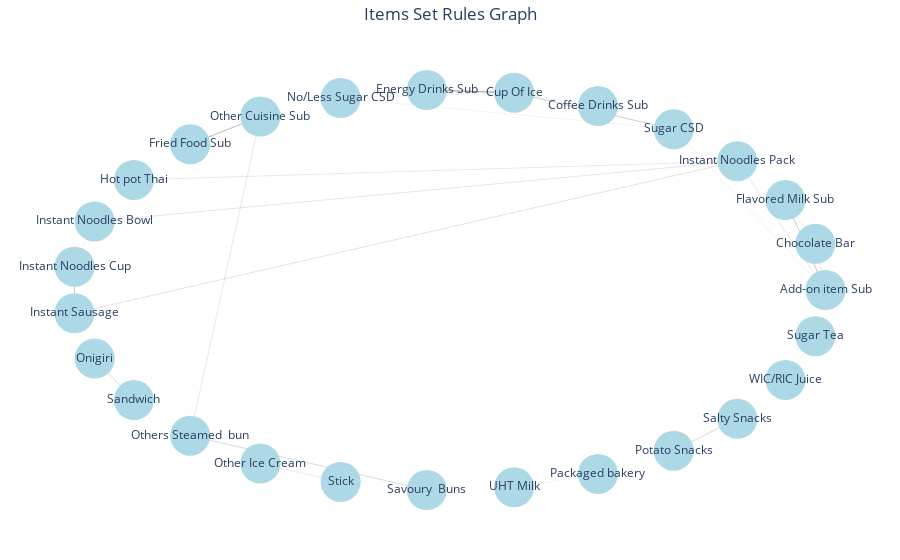

The notebook cell this image was saved under:
### Code cell
import plotly.graph_objects as go
import networkx as nx

# Create an empty directed graph
G = nx.DiGraph()

# Iterate through each row of the DataFrame and add edges to the graph
for index, row in rules.iterrows():
    antecedent = ', '.join(row['antecedents'])
    consequent = ', '.join(row['consequents'])
    support = row['support']
    confidence = row['confidence']
    lift = row['lift']
    conviction = row['conviction']
    # Check if lift is greater than 2 and confidence is greater than 0.1
    if lift >= 2 and confidence > 0.1:
        # Add edges to the graph with the support or confidence as edge weight
        G.add_edge(antecedent, consequent, weight=support)

        # Add support, lift, and confidence as attributes to the nodes
        G.add_node(antecedent, support=support, lift=lift, confidence=confidence, conviction=conviction)
        G.add_node(consequent, support=support, lift=lift, confidence=confidence, conviction=conviction)

# Get the node positions using circular layout
pos = nx.circular_layout(G)

# Create a list of edge traces
edge_traces = []
for edge in G.edges():
    x0, y0 = pos[edge[0]]
    x1, y1 = pos[edge[1]]
    weight = G.get_edge_data(edge[0], edge[1])['weight']
    edge_trace = go.Scatter(x=[x0, x1, None], y=[y0, y1, None],
                            mode='lines', line=dict(width=weight*10, color='black'),
                            hoverinfo='text',
                            hovertext=f"Support: {weight:.3f}",
                            )
    edge_traces.append(edge_trace)

# Create a list of node traces
node_traces = []
for node in G.nodes():
    x, y = pos[node]
    in_edges = G.in_edges(node)
    out_edges = G.out_edges(node)
    text = f"Item: {node}<br>"
    for in_edge in in_edges:
        antecedent = in_edge[0]
        weight = G.get_edge_data(antecedent, node)['weight']
        text += f"Trigger {antecedent} - {node}, Support: {weight:.3f}, Lift: {G.nodes[node]['lift']:.3f}, Confidence: {G.nodes[node]['confidence']:.3f}, Conviction: {G.nodes[node]['conviction']:.3f}<br>"
    for out_edge in out_edges:
        consequent = out_edge[1]
        weight = G.get_edge_data(node, consequent)['weight']
        text += f"Trigger {node} - {consequent}, Support: {weight:.3f}, Lift: {G.nodes[node]['lift']:.3f}, Confidence: {G.nodes[node]['confidence']:.3f}, Conviction: {G.nodes[node]['conviction']:.3f}<br>"
    node_trace = go.Scatter(x=[x], y=[y], mode='markers+text', text=node,
                            marker=dict(size=40, color='lightblue'),
                            hoverinfo='text',
                            hovertext=text
                            )
    node_traces.append(node_trace)

# Create the figure and add the edge and node traces
fig = go.Figure(data=edge_traces + node_traces)

# Set the layout properties
fig.update_layout(title='Items Set Rules Graph', title_x=0.5, showlegend=False, hovermode='closest',
                  plot_bgcolor='white', margin=dict(b=20, l=5, r=5, t=40), xaxis=dict(showgrid=False, zeroline=False,
                  showticklabels=False), yaxis=dict(showgrid=False, zeroline=False, showticklabels=False))

# Show the plot
fig.show()

### Figure 1 — Plotly figure (JSON) as saved in the notebook; plotly's stock layout.template omitted (floating-point values rounded to 4 significant figures)
{"data": [{"hoverinfo": "text", "hovertext": "Support: 0.005", "line": {"color": "black", "width": 0.05402}, "mode": "lines", "type": "scatter", "x": [1, 0.973, null], "y": [3.311e-09, 0.2306, null]}, {"hoverinfo": "text", "hovertext": "Support: 0.012", "line": {"color": "black", "width": 0.1224}, "mode": "lines", "type": "scatter", "x": [1, 0.8936, null], "y": [3.311e-09, 0.4488, null]}, {"hoverinfo": "text", "hovertext": "Support: 0.006", "line": {"color": "black", "width": 0.05843}, "mode": "lines", "type": "scatter", "x": [1, 0.766, null], "y": [3.311e-09, 0.6428, null]}, {"hoverinfo": "text", "hovertext": "Support: 0.006", "line": {"color": "black", "width": 0.05623}, "mode": "lines", "type": "scatter", "x": [1, 0.5972, null], "y": [3.311e-09, 0.8021, null]}, {"hoverinfo": "text", "hovertext": "Support: 0.005", "line": {"color": "black", "width": 0.05402}, "mode": "lines", "type": "scatter", "x": [0.973, 1, null], "y": [0.2306, 3.311e-09, null]}, {"hoverinfo": "text", "hovertext": "Support: 0.006", "line": {"color": "black", "width": 0.06174}, "mode": "lines", "type": "scatter", "x": [0.973, 0.8936, null], "y": [0.2306, 0.4488, null]}, {"hoverinfo": "text", "hovertext": "Support: 0.012", "line": {"color": "black", "width": 0.1224}, "mode": "lines", "type": "scatter", "x": [0.8936, 1, null], "y": [0.4488, 3.311e-09, null]}, {"hoverinfo": "text", "hovertext": "Support: 0.006", "line": {"color": "black", "width": 0.05843}, "mode": "lines", "type": "scatter", "x": [0.766, 1, null], "y": [0.6428, 3.311e-09, null]}, {"hoverinfo": "text", "hovertext": "Support: 0.005", "line": {"color": "black", "width": 0.05402}, "mode": "lines", "type": "scatter", "x": [0.766, -0.8355, null], "y": [0.6428, 0.5495, null]}, {"hoverinfo": "text", "hovertext": "Support: 0.006", "line": {"color": "black", "width": 0.05513}, "mode": "lines", "type": "scatter", "x": [0.766, -0.9397, null], "y": [0.6428, 0.342, null]}, {"hoverinfo": "text", "hovertext": "Support: 0.006", "line": {"color": "black", "width": 0.06395}, "mode": "lines", "type": "scatter", "x": [0.766, -0.9932, null], "y": [0.6428, -0.1161, null]}, {"hoverinfo": "text", "hovertext": "Support: 0.011", "line": {"color": "black", "width": 0.108}, "mode": "lines", "type": "scatter", "x": [0.5972, 0.1736, null], "y": [0.8021, 0.9848, null]}, {"hoverinfo": "text", "hovertext": "Support: 0.006", "line": {"color": "black", "width": 0.06174}, "mode": "lines", "type": "scatter", "x": [0.3961, 0.1736, null], "y": [0.9182, 0.9848, null]}, {"hoverinfo": "text", "hovertext": "Support: 0.023", "line": {"color": "black", "width": 0.2293}, "mode": "lines", "type": "scatter", "x": [0.1736, -0.05814, null], "y": [0.9848, 0.9983, null]}, {"hoverinfo": "text", "hovertext": "Support: 0.011", "line": {"color": "black", "width": 0.108}, "mode": "lines", "type": "scatter", "x": [0.1736, 0.5972, null], "y": [0.9848, 0.8021, null]}, {"hoverinfo": "text", "hovertext": "Support: 0.023", "line": {"color": "black", "width": 0.2293}, "mode": "lines", "type": "scatter", "x": [-0.05814, 0.1736, null], "y": [0.9983, 0.9848, null]}, {"hoverinfo": "text", "hovertext": "Support: 0.007", "line": {"color": "black", "width": 0.07056}, "mode": "lines", "type": "scatter", "x": [-0.2868, 0.1736, null], "y": [0.958, 0.9848, null]}, {"hoverinfo": "text", "hovertext": "Support: 0.005", "line": {"color": "black", "width": 0.05292}, "mode": "lines", "type": "scatter", "x": [-0.2868, 0.5972, null], "y": [0.958, 0.8021, null]}, {"hoverinfo": "text", "hovertext": "Support: 0.015", "line": {"color": "black", "width": 0.1499}, "mode": "lines", "type": "scatter", "x": [-0.5, -0.6862, null], "y": [0.866, 0.7274, null]}, {"hoverinfo": "text", "hovertext": "Support: 0.015", "line": {"color": "black", "width": 0.1499}, "mode": "lines", "type": "scatter", "x": [-0.6862, -0.5, null], "y": [0.7274, 0.866, null]}, {"hoverinfo": "text", "hovertext": "Support: 0.005", "line": {"color": "black", "width": 0.05402}, "mode": "lines", "type": "scatter", "x": [-0.8355, 0.766, null], "y": [0.5495, 0.6428, null]}, {"hoverinfo": "text", "hovertext": "Support: 0.006", "line": {"color": "black", "width": 0.06284}, "mode": "lines", "type": "scatter", "x": [-0.9397, -0.9932, null], "y": [0.342, 0.1161, null]}, {"hoverinfo": "text", "hovertext": "Support: 0.006", "line": {"color": "black", "width": 0.05513}, "mode": "lines", "type": "scatter", "x": [-0.9397, 0.766, null], "y": [0.342, 0.6428, null]}, {"hoverinfo": "text", "hovertext": "Support: 0.010", "line": {"color": "black", "width": 0.1047}, "mode": "lines", "type": "scatter", "x": [-0.9932, -0.9932, null], "y": [0.1161, -0.1161, null]}, {"hoverinfo": "text", "hovertext": "Support: 0.010", "line": {"color": "black", "width": 0.1047}, "mode": "lines", "type": "scatter", "x": [-0.9932, -0.9932, null], "y": [-0.1161, 0.1161, null]}, {"hoverinfo": "text", "hovertext": "Support: 0.006", "line": {"color": "black", "width": 0.06395}, "mode": "lines", "type": "scatter", "x": [-0.9932, 0.766, null], "y": [-0.1161, 0.6428, null]}, {"hoverinfo": "text", "hovertext": "Support: 0.008", "line": {"color": "black", "width": 0.08049}, "mode": "lines", "type": "scatter", "x": [-0.9397, -0.8355, null], "y": [-0.342, -0.5495, null]}, {"hoverinfo": "text", "hovertext": "Support: 0.008", "line": {"color": "black", "width": 0.08049}, "mode": "lines", "type": "scatter", "x": [-0.8355, -0.9397, null], "y": [-0.5495, -0.342, null]}, {"hoverinfo": "text", "hovertext": "Support: 0.010", "line": {"color": "black", "width": 0.09592}, "mode": "lines", "type": "scatter", "x": [-0.6862, -0.5, null], "y": [-0.7274, 0.866, null]}, {"hoverinfo": "text", "hovertext": "Support: 0.008", "line": {"color": "black", "width": 0.08049}, "mode": "lines", "type": "scatter", "x": [-0.6862, -0.05814, null], "y": [-0.7274, -0.9983, null]}, {"hoverinfo": "text", "hovertext": "Support: 0.005", "line": {"color": "black", "width": 0.05072}, "mode": "lines", "type": "scatter", "x": [-0.5, -0.2868, null], "y": [-0.866, -0.958, null]}, {"hoverinfo": "text", "hovertext": "Support: 0.005", "line": {"color": "black", "width": 0.05072}, "mode": "lines", "type": "scatter", "x": [-0.2868, -0.5, null], "y": [-0.958, -0.866, null]}, {"hoverinfo": "text", "hovertext": "Support: 0.008", "line": {"color": "black", "width": 0.08049}, "mode": "lines", "type": "scatter", "x": [-0.05814, -0.6862, null], "y": [-0.9983, -0.7274, null]}, {"hoverinfo": "text", "hovertext": "Support: 0.006", "line": {"color": "black", "width": 0.05843}, "mode": "lines", "type": "scatter", "x": [0.1736, 0.3961, null], "y": [-0.9848, -0.9182, null]}, {"hoverinfo": "text", "hovertext": "Support: 0.009", "line": {"color": "black", "width": 0.086}, "mode": "lines", "type": "scatter", "x": [0.5972, 0.766, null], "y": [-0.8021, -0.6428, null]}, {"hoverinfo": "text", "hovertext": "Support: 0.009", "line": {"color": "black", "width": 0.086}, "mode": "lines", "type": "scatter", "x": [0.766, 0.5972, null], "y": [-0.6428, -0.8021, null]}, {"hoverinfo": "text", "hovertext": "Support: 0.007", "line": {"color": "black", "width": 0.06505}, "mode": "lines", "type": "scatter", "x": [0.8936, 0.973, null], "y": [-0.4488, -0.2306, null]}, {"hoverinfo": "text", "hovertext": "Item: Add-on item Sub<br>Trigger Chocolate Bar - Add-on item Sub, Support: 0.005, Lift: 2.398, Confidence: 0.140, Conviction: 1.156<br>Trigger Flavored Milk Sub - Add-on item Sub, Support: 0.012, Lift: 2.398, Confidence: 0.140, Conviction: 1.156<br>Trigger Instant Noodles Pack - Add-on item Sub, Support: 0.006, Lift: 2.398, Confidence: 0.140, Conviction: 1.156<br>Trigger Add-on item Sub - Chocolate Bar, Support: 0.005, Lift: 2.398, Confidence: 0.140, Conviction: 1.156<br>Trigger Add-on item Sub - Flavored Milk Sub, Support: 0.012, Lift: 2.398, Confidence: 0.140, Conviction: 1.156<br>Trigger Add-on item Sub - Instant Noodles Pack, Support: 0.006, Lift: 2.398, Confidence: 0.140, Conviction: 1.156<br>Trigger Add-on item Sub - Sugar CSD, Support: 0.006, Lift: 2.398, Confidence: 0.140, Conviction: 1.156<br>", "marker": {"color": "lightblue", "size": 40}, "mode": "markers+text", "text": "Add-on item Sub", "type": "scatter", "x": [1], "y": [3.311e-09]}, {"hoverinfo": "text", "hovertext": "Item: Chocolate Bar<br>Trigger Add-on item Sub - Chocolate Bar, Support: 0.005, Lift: 2.148, Confidence: 0.144, Conviction: 1.161<br>Trigger Chocolate Bar - Add-on item Sub, Support: 0.005, Lift: 2.148, Confidence: 0.144, Conviction: 1.161<br>Trigger Chocolate Bar - Flavored Milk Sub, Support: 0.006, Lift: 2.148, Confidence: 0.144, Conviction: 1.161<br>", "marker": {"color": "lightblue", "size": 40}, "mode": "markers+text", "text": "Chocolate Bar", "type": "scatter", "x": [0.973], "y": [0.2306]}, {"hoverinfo": "text", "hovertext": "Item: Flavored Milk Sub<br>Trigger Add-on item Sub - Flavored Milk Sub, Support: 0.012, Lift: 2.148, Confidence: 0.144, Conviction: 1.161<br>Trigger Chocolate Bar - Flavored Milk Sub, Support: 0.006, Lift: 2.148, Confidence: 0.144, Conviction: 1.161<br>Trigger Flavored Milk Sub - Add-on item Sub, Support: 0.012, Lift: 2.148, Confidence: 0.144, Conviction: 1.161<br>", "marker": {"color": "lightblue", "size": 40}, "mode": "markers+text", "text": "Flavored Milk Sub", "type": "scatter", "x": [0.8936], "y": [0.4488]}, {"hoverinfo": "text", "hovertext": "Item: Instant Noodles Pack<br>Trigger Add-on item Sub - Instant Noodles Pack, Support: 0.006, Lift: 6.111, Confidence: 0.142, Conviction: 1.158<br>Trigger Hot pot Thai - Instant Noodles Pack, Support: 0.005, Lift: 6.111, Confidence: 0.142, Conviction: 1.158<br>Trigger Instant Noodles Bowl - Instant Noodles Pack, Support: 0.006, Lift: 6.111, Confidence: 0.142, Conviction: 1.158<br>Trigger Instant Sausage - Instant Noodles Pack, Support: 0.006, Lift: 6.111, Confidence: 0.142, Conviction: 1.158<br>Trigger Instant Noodles Pack - Add-on item Sub, Support: 0.006, Lift: 6.111, Confidence: 0.142, Conviction: 1.158<br>Trigger Instant Noodles Pack - Hot pot Thai, Support: 0.005, Lift: 6.111, Confidence: 0.142, Conviction: 1.158<br>Trigger Instant Noodles Pack - Instant Noodles Bowl, Support: 0.006, Lift: 6.111, Confidence: 0.142, Conviction: 1.158<br>Trigger Instant Noodles Pack - Instant Sausage, Support: 0.006, Lift: 6.111, Confidence: 0.142, Conviction: 1.158<br>", "marker": {"color": "lightblue", "size": 40}, "mode": "markers+text", "text": "Instant Noodles Pack", "type": "scatter", "x": [0.766], "y": [0.6428]}, {"hoverinfo": "text", "hovertext": "Item: Sugar CSD<br>Trigger Add-on item Sub - Sugar CSD, Support: 0.006, Lift: 2.340, Confidence: 0.137, Conviction: 1.152<br>Trigger Cup Of Ice - Sugar CSD, Support: 0.011, Lift: 2.340, Confidence: 0.137, Conviction: 1.152<br>Trigger No/Less Sugar CSD - Sugar CSD, Support: 0.005, Lift: 2.340, Confidence: 0.137, Conviction: 1.152<br>Trigger Sugar CSD - Cup Of Ice, Support: 0.011, Lift: 2.340, Confidence: 0.137, Conviction: 1.152<br>", "marker": {"color": "lightblue", "size": 40}, "mode": "markers+text", "text": "Sugar CSD", "type": "scatter", "x": [0.5972], "y": [0.8021]}, {"hoverinfo": "text", "hovertext": "Item: Coffee Drinks Sub<br>Trigger Coffee Drinks Sub - Cup Of Ice, Support: 0.006, Lift: 2.353, Confidence: 0.186, Conviction: 1.221<br>", "marker": {"color": "lightblue", "size": 40}, "mode": "markers+text", "text": "Coffee Drinks Sub", "type": "scatter", "x": [0.3961], "y": [0.9182]}, {"hoverinfo": "text", "hovertext": "Item: Cup Of Ice<br>Trigger Coffee Drinks Sub - Cup Of Ice, Support: 0.006, Lift: 2.339, Confidence: 0.185, Conviction: 1.214<br>Trigger Energy Drinks Sub - Cup Of Ice, Support: 0.023, Lift: 2.339, Confidence: 0.185, Conviction: 1.214<br>Trigger No/Less Sugar CSD - Cup Of Ice, Support: 0.007, Lift: 2.339, Confidence: 0.185, Conviction: 1.214<br>Trigger Sugar CSD - Cup Of Ice, Support: 0.011, Lift: 2.339, Confidence: 0.185, Conviction: 1.214<br>Trigger Cup Of Ice - Energy Drinks Sub, Support: 0.023, Lift: 2.339, Confidence: 0.185, Conviction: 1.214<br>Trigger Cup Of Ice - Sugar CSD, Support: 0.011, Lift: 2.339, Confidence: 0.185, Conviction: 1.214<br>", "marker": {"color": "lightblue", "size": 40}, "mode": "markers+text", "text": "Cup Of Ice", "type": "scatter", "x": [0.1736], "y": [0.9848]}, {"hoverinfo": "text", "hovertext": "Item: Energy Drinks Sub<br>Trigger Cup Of Ice - Energy Drinks Sub, Support: 0.023, Lift: 3.435, Confidence: 0.272, Conviction: 1.341<br>Trigger Energy Drinks Sub - Cup Of Ice, Support: 0.023, Lift: 3.435, Confidence: 0.272, Conviction: 1.341<br>", "marker": {"color": "lightblue", "size": 40}, "mode": "markers+text", "text": "Energy Drinks Sub", "type": "scatter", "x": [-0.05814], "y": [0.9983]}, {"hoverinfo": "text", "hovertext": "Item: No/Less Sugar CSD<br>Trigger No/Less Sugar CSD - Cup Of Ice, Support: 0.007, Lift: 2.340, Confidence: 0.137, Conviction: 1.152<br>Trigger No/Less Sugar CSD - Sugar CSD, Support: 0.005, Lift: 2.340, Confidence: 0.137, Conviction: 1.152<br>", "marker": {"color": "lightblue", "size": 40}, "mode": "markers+text", "text": "No/Less Sugar CSD", "type": "scatter", "x": [-0.2868], "y": [0.958]}, {"hoverinfo": "text", "hovertext": "Item: Other Cuisine Sub<br>Trigger Fried Food Sub - Other Cuisine Sub, Support: 0.015, Lift: 2.188, Confidence: 0.227, Conviction: 1.281<br>Trigger Others Steamed  bun - Other Cuisine Sub, Support: 0.010, Lift: 2.188, Confidence: 0.227, Conviction: 1.281<br>Trigger Other Cuisine Sub - Fried Food Sub, Support: 0.015, Lift: 2.188, Confidence: 0.227, Conviction: 1.281<br>", "marker": {"color": "lightblue", "size": 40}, "mode": "markers+text", "text": "Other Cuisine Sub", "type": "scatter", "x": [-0.5], "y": [0.866]}, {"hoverinfo": "text", "hovertext": "Item: Fried Food Sub<br>Trigger Other Cuisine Sub - Fried Food Sub, Support: 0.015, Lift: 2.725, Confidence: 0.282, Conviction: 1.372<br>Trigger Fried Food Sub - Other Cuisine Sub, Support: 0.015, Lift: 2.725, Confidence: 0.282, Conviction: 1.372<br>", "marker": {"color": "lightblue", "size": 40}, "mode": "markers+text", "text": "Fried Food Sub", "type": "scatter", "x": [-0.6862], "y": [0.7274]}, {"hoverinfo": "text", "hovertext": "Item: Hot pot Thai<br>Trigger Instant Noodles Pack - Hot pot Thai, Support: 0.005, Lift: 3.619, Confidence: 0.120, Conviction: 1.130<br>Trigger Hot pot Thai - Instant Noodles Pack, Support: 0.005, Lift: 3.619, Confidence: 0.120, Conviction: 1.130<br>", "marker": {"color": "lightblue", "size": 40}, "mode": "markers+text", "text": "Hot pot Thai", "type": "scatter", "x": [-0.8355], "y": [0.5495]}, {"hoverinfo": "text", "hovertext": "Item: Instant Noodles Bowl<br>Trigger Instant Noodles Pack - Instant Noodles Bowl, Support: 0.006, Lift: 2.956, Confidence: 0.123, Conviction: 1.133<br>Trigger Instant Noodles Bowl - Instant Noodles Cup, Support: 0.006, Lift: 2.956, Confidence: 0.123, Conviction: 1.133<br>Trigger Instant Noodles Bowl - Instant Noodles Pack, Support: 0.006, Lift: 2.956, Confidence: 0.123, Conviction: 1.133<br>", "marker": {"color": "lightblue", "size": 40}, "mode": "markers+text", "text": "Instant Noodles Bowl", "type": "scatter", "x": [-0.9397], "y": [0.342]}, {"hoverinfo": "text", "hovertext": "Item: Instant Noodles Cup<br>Trigger Instant Noodles Bowl - Instant Noodles Cup, Support: 0.006, Lift: 7.005, Confidence: 0.450, Conviction: 1.800<br>Trigger Instant Sausage - Instant Noodles Cup, Support: 0.010, Lift: 7.005, Confidence: 0.450, Conviction: 1.800<br>Trigger Instant Noodles Cup - Instant Sausage, Support: 0.010, Lift: 7.005, Confidence: 0.450, Conviction: 1.800<br>", "marker": {"color": "lightblue", "size": 40}, "mode": "markers+text", "text": "Instant Noodles Cup", "type": "scatter", "x": [-0.9932], "y": [0.1161]}, {"hoverinfo": "text", "hovertext": "Item: Instant Sausage<br>Trigger Instant Noodles Cup - Instant Sausage, Support: 0.010, Lift: 6.111, Confidence: 0.142, Conviction: 1.158<br>Trigger Instant Noodles Pack - Instant Sausage, Support: 0.006, Lift: 6.111, Confidence: 0.142, Conviction: 1.158<br>Trigger Instant Sausage - Instant Noodles Cup, Support: 0.010, Lift: 6.111, Confidence: 0.142, Conviction: 1.158<br>Trigger Instant Sausage - Instant Noodles Pack, Support: 0.006, Lift: 6.111, Confidence: 0.142, Conviction: 1.158<br>", "marker": {"color": "lightblue", "size": 40}, "mode": "markers+text", "text": "Instant Sausage", "type": "scatter", "x": [-0.9932], "y": [-0.1161]}, {"hoverinfo": "text", "hovertext": "Item: Onigiri<br>Trigger Sandwich - Onigiri, Support: 0.008, Lift: 2.190, Confidence: 0.171, Conviction: 1.197<br>Trigger Onigiri - Sandwich, Support: 0.008, Lift: 2.190, Confidence: 0.171, Conviction: 1.197<br>", "marker": {"color": "lightblue", "size": 40}, "mode": "markers+text", "text": "Onigiri", "type": "scatter", "x": [-0.9397], "y": [-0.342]}, {"hoverinfo": "text", "hovertext": "Item: Sandwich<br>Trigger Onigiri - Sandwich, Support: 0.008, Lift: 2.190, Confidence: 0.171, Conviction: 1.197<br>Trigger Sandwich - Onigiri, Support: 0.008, Lift: 2.190, Confidence: 0.171, Conviction: 1.197<br>", "marker": {"color": "lightblue", "size": 40}, "mode": "markers+text", "text": "Sandwich", "type": "scatter", "x": [-0.8355], "y": [-0.5495]}, {"hoverinfo": "text", "hovertext": "Item: Others Steamed  bun<br>Trigger Savoury  Buns - Others Steamed  bun, Support: 0.008, Lift: 2.412, Confidence: 0.102, Conviction: 1.105<br>Trigger Others Steamed  bun - Other Cuisine Sub, Support: 0.010, Lift: 2.412, Confidence: 0.102, Conviction: 1.105<br>Trigger Others Steamed  bun - Savoury  Buns, Support: 0.008, Lift: 2.412, Confidence: 0.102, Conviction: 1.105<br>", "marker": {"color": "lightblue", "size": 40}, "mode": "markers+text", "text": "Others Steamed  bun", "type": "scatter", "x": [-0.6862], "y": [-0.7274]}, {"hoverinfo": "text", "hovertext": "Item: Other Ice Cream<br>Trigger Stick - Other Ice Cream, Support: 0.005, Lift: 10.722, Confidence: 0.180, Conviction: 1.213<br>Trigger Other Ice Cream - Stick, Support: 0.005, Lift: 10.722, Confidence: 0.180, Conviction: 1.213<br>", "marker": {"color": "lightblue", "size": 40}, "mode": "markers+text", "text": "Other Ice Cream", "type": "scatter", "x": [-0.5], "y": [-0.866]}, {"hoverinfo": "text", "hovertext": "Item: Stick<br>Trigger Other Ice Cream - Stick, Support: 0.005, Lift: 10.722, Confidence: 0.180, Conviction: 1.213<br>Trigger Stick - Other Ice Cream, Support: 0.005, Lift: 10.722, Confidence: 0.180, Conviction: 1.213<br>", "marker": {"color": "lightblue", "size": 40}, "mode": "markers+text", "text": "Stick", "type": "scatter", "x": [-0.2868], "y": [-0.958]}, {"hoverinfo": "text", "hovertext": "Item: Savoury  Buns<br>Trigger Others Steamed  bun - Savoury  Buns, Support: 0.008, Lift: 2.412, Confidence: 0.102, Conviction: 1.105<br>Trigger Savoury  Buns - Others Steamed  bun, Support: 0.008, Lift: 2.412, Confidence: 0.102, Conviction: 1.105<br>", "marker": {"color": "lightblue", "size": 40}, "mode": "markers+text", "text": "Savoury  Buns", "type": "scatter", "x": [-0.05814], "y": [-0.9983]}, {"hoverinfo": "text", "hovertext": "Item: UHT Milk<br>Trigger UHT Milk - Packaged bakery, Support: 0.006, Lift: 2.086, Confidence: 0.136, Conviction: 1.151<br>", "marker": {"color": "lightblue", "size": 40}, "mode": "markers+text", "text": "UHT Milk", "type": "scatter", "x": [0.1736], "y": [-0.9848]}, {"hoverinfo": "text", "hovertext": "Item: Packaged bakery<br>Trigger UHT Milk - Packaged bakery, Support: 0.006, Lift: 2.086, Confidence: 0.136, Conviction: 1.151<br>", "marker": {"color": "lightblue", "size": 40}, "mode": "markers+text", "text": "Packaged bakery", "type": "scatter", "x": [0.3961], "y": [-0.9182]}, {"hoverinfo": "text", "hovertext": "Item: Potato Snacks<br>Trigger Salty Snacks - Potato Snacks, Support: 0.009, Lift: 3.828, Confidence: 0.191, Conviction: 1.226<br>Trigger Potato Snacks - Salty Snacks, Support: 0.009, Lift: 3.828, Confidence: 0.191, Conviction: 1.226<br>", "marker": {"color": "lightblue", "size": 40}, "mode": "markers+text", "text": "Potato Snacks", "type": "scatter", "x": [0.5972], "y": [-0.8021]}, {"hoverinfo": "text", "hovertext": "Item: Salty Snacks<br>Trigger Potato Snacks - Salty Snacks, Support: 0.009, Lift: 3.828, Confidence: 0.191, Conviction: 1.226<br>Trigger Salty Snacks - Potato Snacks, Support: 0.009, Lift: 3.828, Confidence: 0.191, Conviction: 1.226<br>", "marker": {"color": "lightblue", "size": 40}, "mode": "markers+text", "text": "Salty Snacks", "type": "scatter", "x": [0.766], "y": [-0.6428]}, {"hoverinfo": "text", "hovertext": "Item: WIC/RIC Juice<br>Trigger WIC/RIC Juice - Sugar Tea, Support: 0.007, Lift: 2.132, Confidence: 0.236, Conviction: 1.300<br>", "marker": {"color": "lightblue", "size": 40}, "mode": "markers+text", "text": "WIC/RIC Juice", "type": "scatter", "x": [0.8936], "y": [-0.4488]}, {"hoverinfo": "text", "hovertext": "Item: Sugar Tea<br>Trigger WIC/RIC Juice - Sugar Tea, Support: 0.007, Lift: 2.132, Confidence: 0.236, Conviction: 1.300<br>", "marker": {"color": "lightblue", "size": 40}, "mode": "markers+text", "text": "Sugar Tea", "type": "scatter", "x": [0.973], "y": [-0.2306]}], "layout": {"hovermode": "closest", "margin": {"b": 20, "l": 5, "r": 5, "t": 40}, "plot_bgcolor": "white", "showlegend": false, "title": {"text": "Items Set Rules Graph", "x": 0.5}, "xaxis": {"showgrid": false, "showticklabels": false, "zeroline": false}, "yaxis": {"showgrid": false, "showticklabels": false, "zeroline": false}}}
